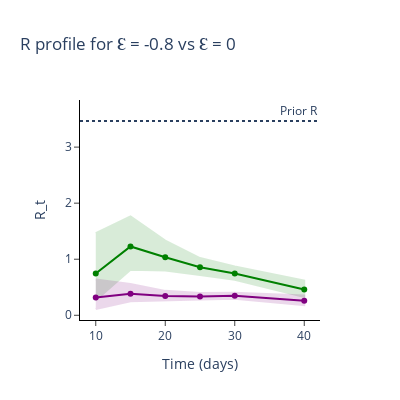
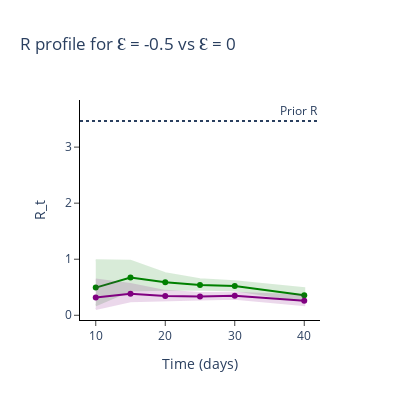
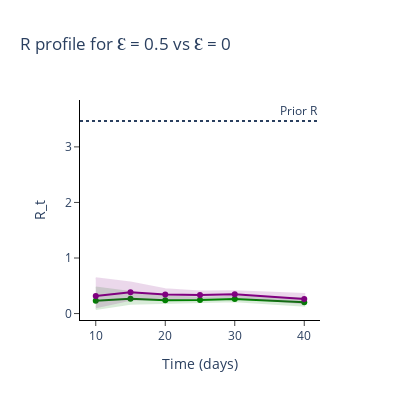
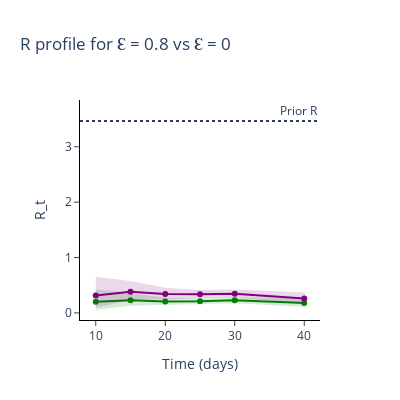

Notebook source saved alongside these figures, in order:
### Code cell
all_intervals = all_intervals[all_intervals['Central Probability']==0.95]

# Plot (bar chart cases each day)
for epsilon in epsilon_range[epsilon_range!=0]:
    fig = go.Figure()

    fig.add_trace(
        go.Scatter(
            x=all_intervals.loc[all_intervals['Epsilon']==epsilon]['Time Points'],
            y=all_intervals.loc[all_intervals['Epsilon']==epsilon]['Mean'],
            name='Local Incidences for epsilon = {}'.format(epsilon),
            line_color='green'
        )
    )

    fig.add_trace(
        go.Scatter(
            x=all_intervals.loc[all_intervals['Epsilon']==epsilon]['Time Points'].tolist() + all_intervals.loc[all_intervals['Epsilon']==epsilon]['Time Points'].tolist()[::-1],
            y=all_intervals.loc[all_intervals['Epsilon']==epsilon][
                'Upper bound CI'].values.tolist() + all_intervals.loc[all_intervals['Epsilon']==epsilon][
                    'Lower bound CI'].values.tolist()[::-1],
            fill='toself',
            fillcolor='green',
            line_color='green',
            opacity=0.15,
            mode='lines',
            name='Credible interval'
        )
    )

    fig.add_trace(
        go.Scatter(
            x=all_intervals.loc[all_intervals['Epsilon']==epsilon]['Time Points'],
            y=all_intervals.loc[all_intervals['Epsilon']==0]['Mean'],
            name='Local Incidences for epsilon = 0'.format(epsilon),
            line_color='purple'
        )
    )


    fig.add_trace(
        go.Scatter(
            x=all_intervals.loc[all_intervals['Epsilon']==epsilon]['Time Points'].tolist() + all_intervals.loc[all_intervals['Epsilon']==epsilon]['Time Points'].tolist()[::-1],
            y=all_intervals.loc[all_intervals['Epsilon']==0][
                'Upper bound CI'].values.tolist() + all_intervals.loc[all_intervals['Epsilon']==0][
                    'Lower bound CI'].values.tolist()[::-1],
            fill='toself',
            fillcolor='purple',
            line_color='purple',
            opacity=0.15,
            mode='lines',
            name='Credible interval'
        )
    )

    #fig.add_hrect(y0=prior_dist_interval[0], y1=prior_dist_interval[1], line_width=0, fillcolor='black', opacity=0.1)
    fig.add_hline(y=median, line_dash='dot',
              annotation_text='Prior R', fillcolor='black',
              annotation_position='top right')


    # Add axis labels
    fig.update_layout(
        title='R profile for Ɛ = {} vs Ɛ = 0'.format(epsilon),
        width=400, 
        height=400,
        xaxis_title='Time (days)',
        yaxis_title='R_t',
        plot_bgcolor='white',
        xaxis=dict(linecolor='black'),
        yaxis=dict(linecolor='black'),
        showlegend=False)

    fig.update_xaxes(ticks='outside')
    fig.update_yaxes(ticks='outside')

    fig.write_image('NZ-diff-eps-inf.pdf')
    fig.show()

### Figure 1 — Plotly figure (JSON) as saved in the notebook; plotly's stock layout.template omitted (floating-point values rounded to 4 significant figures)
{"data": [{"line": {"color": "green"}, "name": "Local Incidences for epsilon = -0.8", "type": "scatter", "x": [10, 15, 20, 25, 30, 40], "y": [0.7448, 1.228, 1.034, 0.8581, 0.7464, 0.4606]}, {"fill": "toself", "fillcolor": "green", "line": {"color": "green"}, "mode": "lines", "name": "Credible interval", "opacity": 0.15, "type": "scatter", "x": [10, 15, 20, 25, 30, 40, 40, 30, 25, 20, 15, 10], "y": [1.463, 1.764, 1.331, 1.021, 0.8695, 0.621, 0.326, 0.6348, 0.7172, 0.7996, 0.8101, 0.2701]}, {"line": {"color": "purple"}, "name": "Local Incidences for epsilon = 0", "type": "scatter", "x": [10, 15, 20, 25, 30, 40], "y": [0.3159, 0.3831, 0.342, 0.3353, 0.348, 0.26]}, {"fill": "toself", "fillcolor": "purple", "line": {"color": "purple"}, "mode": "lines", "name": "Credible interval", "opacity": 0.15, "type": "scatter", "x": [10, 15, 20, 25, 30, 40, 40, 30, 25, 20, 15, 10], "y": [0.6368, 0.5577, 0.4357, 0.3958, 0.4035, 0.3529, 0.1822, 0.297, 0.2821, 0.267, 0.2498, 0.1122]}], "layout": {"annotations": [{"showarrow": false, "text": "Prior R", "x": 1, "xanchor": "right", "xref": "x domain", "y": 3.466, "yanchor": "bottom", "yref": "y"}], "height": 400, "plot_bgcolor": "white", "shapes": [{"fillcolor": "black", "line": {"dash": "dot"}, "type": "line", "x0": 0, "x1": 1, "xref": "x domain", "y0": 3.466, "y1": 3.466, "yref": "y"}], "showlegend": false, "title": {"text": "R profile for Ɛ = -0.8 vs Ɛ = 0"}, "width": 400, "xaxis": {"linecolor": "black", "ticks": "outside", "title": {"text": "Time (days)"}}, "yaxis": {"linecolor": "black", "ticks": "outside", "title": {"text": "R_t"}}}}

### Figure 2 — Plotly figure (JSON) as saved in the notebook; plotly's stock layout.template omitted (floating-point values rounded to 4 significant figures)
{"data": [{"line": {"color": "green"}, "name": "Local Incidences for epsilon = -0.5", "type": "scatter", "x": [10, 15, 20, 25, 30, 40], "y": [0.4937, 0.6721, 0.5879, 0.5415, 0.5222, 0.3573]}, {"fill": "toself", "fillcolor": "green", "line": {"color": "green"}, "mode": "lines", "name": "Credible interval", "opacity": 0.15, "type": "scatter", "x": [10, 15, 20, 25, 30, 40, 40, 30, 25, 20, 15, 10], "y": [0.9829, 0.9732, 0.7516, 0.6412, 0.6061, 0.483, 0.2518, 0.4454, 0.4545, 0.4575, 0.4403, 0.1767]}, {"line": {"color": "purple"}, "name": "Local Incidences for epsilon = 0", "type": "scatter", "x": [10, 15, 20, 25, 30, 40], "y": [0.3159, 0.3831, 0.342, 0.3353, 0.348, 0.26]}, {"fill": "toself", "fillcolor": "purple", "line": {"color": "purple"}, "mode": "lines", "name": "Credible interval", "opacity": 0.15, "type": "scatter", "x": [10, 15, 20, 25, 30, 40, 40, 30, 25, 20, 15, 10], "y": [0.6368, 0.5577, 0.4357, 0.3958, 0.4035, 0.3529, 0.1822, 0.297, 0.2821, 0.267, 0.2498, 0.1122]}], "layout": {"annotations": [{"showarrow": false, "text": "Prior R", "x": 1, "xanchor": "right", "xref": "x domain", "y": 3.466, "yanchor": "bottom", "yref": "y"}], "height": 400, "plot_bgcolor": "white", "shapes": [{"fillcolor": "black", "line": {"dash": "dot"}, "type": "line", "x0": 0, "x1": 1, "xref": "x domain", "y0": 3.466, "y1": 3.466, "yref": "y"}], "showlegend": false, "title": {"text": "R profile for Ɛ = -0.5 vs Ɛ = 0"}, "width": 400, "xaxis": {"linecolor": "black", "ticks": "outside", "title": {"text": "Time (days)"}}, "yaxis": {"linecolor": "black", "ticks": "outside", "title": {"text": "R_t"}}}}

### Figure 3 — Plotly figure (JSON) as saved in the notebook; plotly's stock layout.template omitted (floating-point values rounded to 4 significant figures)
{"data": [{"line": {"color": "green"}, "name": "Local Incidences for epsilon = 0.5", "type": "scatter", "x": [10, 15, 20, 25, 30, 40], "y": [0.2328, 0.2679, 0.2411, 0.2429, 0.261, 0.2044]}, {"fill": "toself", "fillcolor": "green", "line": {"color": "green"}, "mode": "lines", "name": "Credible interval", "opacity": 0.15, "type": "scatter", "x": [10, 15, 20, 25, 30, 40, 40, 30, 25, 20, 15, 10], "y": [0.4714, 0.391, 0.3069, 0.2865, 0.3027, 0.2777, 0.1429, 0.2228, 0.2045, 0.1886, 0.1746, 0.08204]}, {"line": {"color": "purple"}, "name": "Local Incidences for epsilon = 0", "type": "scatter", "x": [10, 15, 20, 25, 30, 40], "y": [0.3159, 0.3831, 0.342, 0.3353, 0.348, 0.26]}, {"fill": "toself", "fillcolor": "purple", "line": {"color": "purple"}, "mode": "lines", "name": "Credible interval", "opacity": 0.15, "type": "scatter", "x": [10, 15, 20, 25, 30, 40, 40, 30, 25, 20, 15, 10], "y": [0.6368, 0.5577, 0.4357, 0.3958, 0.4035, 0.3529, 0.1822, 0.297, 0.2821, 0.267, 0.2498, 0.1122]}], "layout": {"annotations": [{"showarrow": false, "text": "Prior R", "x": 1, "xanchor": "right", "xref": "x domain", "y": 3.466, "yanchor": "bottom", "yref": "y"}], "height": 400, "plot_bgcolor": "white", "shapes": [{"fillcolor": "black", "line": {"dash": "dot"}, "type": "line", "x0": 0, "x1": 1, "xref": "x domain", "y0": 3.466, "y1": 3.466, "yref": "y"}], "showlegend": false, "title": {"text": "R profile for Ɛ = 0.5 vs Ɛ = 0"}, "width": 400, "xaxis": {"linecolor": "black", "ticks": "outside", "title": {"text": "Time (days)"}}, "yaxis": {"linecolor": "black", "ticks": "outside", "title": {"text": "R_t"}}}}

### Figure 4 — Plotly figure (JSON) as saved in the notebook; plotly's stock layout.template omitted (floating-point values rounded to 4 significant figures)
{"data": [{"line": {"color": "green"}, "name": "Local Incidences for epsilon = 0.8", "type": "scatter", "x": [10, 15, 20, 25, 30, 40], "y": [0.2008, 0.227, 0.2048, 0.2084, 0.227, 0.1811]}, {"fill": "toself", "fillcolor": "green", "line": {"color": "green"}, "mode": "lines", "name": "Credible interval", "opacity": 0.15, "type": "scatter", "x": [10, 15, 20, 25, 30, 40, 40, 30, 25, 20, 15, 10], "y": [0.4083, 0.3314, 0.2605, 0.2456, 0.2631, 0.2463, 0.1264, 0.1937, 0.1755, 0.1603, 0.148, 0.07063]}, {"line": {"color": "purple"}, "name": "Local Incidences for epsilon = 0", "type": "scatter", "x": [10, 15, 20, 25, 30, 40], "y": [0.3159, 0.3831, 0.342, 0.3353, 0.348, 0.26]}, {"fill": "toself", "fillcolor": "purple", "line": {"color": "purple"}, "mode": "lines", "name": "Credible interval", "opacity": 0.15, "type": "scatter", "x": [10, 15, 20, 25, 30, 40, 40, 30, 25, 20, 15, 10], "y": [0.6368, 0.5577, 0.4357, 0.3958, 0.4035, 0.3529, 0.1822, 0.297, 0.2821, 0.267, 0.2498, 0.1122]}], "layout": {"annotations": [{"showarrow": false, "text": "Prior R", "x": 1, "xanchor": "right", "xref": "x domain", "y": 3.466, "yanchor": "bottom", "yref": "y"}], "height": 400, "plot_bgcolor": "white", "shapes": [{"fillcolor": "black", "line": {"dash": "dot"}, "type": "line", "x0": 0, "x1": 1, "xref": "x domain", "y0": 3.466, "y1": 3.466, "yref": "y"}], "showlegend": false, "title": {"text": "R profile for Ɛ = 0.8 vs Ɛ = 0"}, "width": 400, "xaxis": {"linecolor": "black", "ticks": "outside", "title": {"text": "Time (days)"}}, "yaxis": {"linecolor": "black", "ticks": "outside", "title": {"text": "R_t"}}}}
